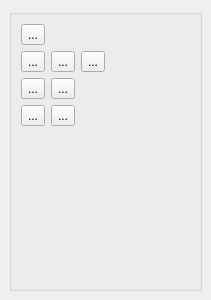
  <widget class="QDockWidget" name="toolWidget">
   <property name="sizePolicy">
    <sizepolicy hsizetype="Expanding" vsizetype="Minimum">
     <horstretch>0</horstretch>
     <verstretch>0</verstretch>
    </sizepolicy>
   </property>
   <property name="minimumSize">
    <size>
     <width>211</width>
     <height>300</height>
    </size>
   </property>
   <property name="autoFillBackground">
    <bool>false</bool>
   </property>
   <property name="styleSheet">
    <string notr="true">border-bottom-color: rgb(164, 0, 0);</string>
   </property>
   <property name="floating">
    <bool>false</bool>
   </property>
   <property name="features">
    <set>QDockWidget::DockWidgetFloatable|QDockWidget::DockWidgetMovable</set>
   </property>
   <property name="windowTitle">
    <string>Outils de dessin</string>
   </property>
   <attribute name="dockWidgetArea">
    <number>1</number>
   </attribute>
   <widget class="QWidget" name="dockWidgetContents_2">
    <layout class="QGridLayout" name="gridLayout_4">
     <item row="0" column="0">
      <widget class="QGroupBox" name="groupBox">
       <property name="sizePolicy">
        <sizepolicy hsizetype="Expanding" vsizetype="Expanding">
         <horstretch>0</horstretch>
         <verstretch>0</verstretch>
        </sizepolicy>
       </property>
       <property name="title">
        <string/>
       </property>
       <property name="alignment">
        <set>Qt::AlignJustify|Qt::AlignVCenter</set>
       </property>
       <property name="flat">
        <bool>false</bool>
       </property>
       <layout class="QGridLayout" name="gridLayout_3">
        <item row="0" column="0">
         <layout class="QVBoxLayout" name="verticalLayout_2">
          <item>
           <layout class="QHBoxLayout" name="horizontalLayout_4">
            <item>
             <widget class="QToolButton" name="lineButton">
              <property name="focusPolicy">
               <enum>Qt::TabFocus</enum>
              </property>
              <property name="text">
               <string>...</string>
              </property>
              <property name="icon">
               <iconset resource="ressources.qrc">
                <normaloff>:/Icons/ressources/draw_line.png</normaloff>:/Icons/ressources/draw_line.png</iconset>
              </property>
              <property name="iconSize">
               <size>
                <width>32</width>
                <height>32</height>
               </size>
              </property>
              <property name="checkable">
               <bool>true</bool>
              </property>
              <property name="autoExclusive">
               <bool>true</bool>
              </property>
             </widget>
            </item>
            <item>
             <spacer name="horizontalSpacer">
              <property name="orientation">
               <enum>Qt::Horizontal</enum>
              </property>
              <property name="sizeHint" stdset="0">
               <size>
                <width>40</width>
                <height>20</height>
               </size>
              </property>
             </spacer>
            </item>
           </layout>
          </item>
          <item>
           <layout class="QHBoxLayout" name="horizontalLayout_3">
            <item>
             <widget class="QToolButton" name="squareButton">
              <property name="text">
               <string>...</string>
              </property>
              <property name="icon">
               <iconset resource="ressources.qrc">
                <normaloff>:/Icons/ressources/Square.png</normaloff>:/Icons/ressources/Square.png</iconset>
              </property>
              <property name="iconSize">
               <size>
                <width>32</width>
                <height>32</height>
               </size>
              </property>
              <property name="checkable">
               <bool>true</bool>
              </property>
              <property name="autoExclusive">
               <bool>true</bool>
              </property>
              <property name="popupMode">
               <enum>QToolButton::DelayedPopup</enum>
              </property>
              <property name="toolButtonStyle">
               <enum>Qt::ToolButtonIconOnly</enum>
              </property>
              <property name="autoRaise">
               <bool>false</bool>
              </property>
              <property name="arrowType">
               <enum>Qt::NoArrow</enum>
              </property>
             </widget>
            </item>
            <item>
             <widget class="QToolButton" name="circleButton">
              <property name="text">
               <string>...</string>
              </property>
              <property name="icon">
               <iconset resource="ressources.qrc">
                <normaloff>:/Icons/ressources/Circle.png</normaloff>:/Icons/ressources/Circle.png</iconset>
              </property>
              <property name="iconSize">
               <size>
                <width>32</width>
                <height>32</height>
               </size>
              </property>
              <property name="checkable">
               <bool>true</bool>
              </property>
              <property name="autoExclusive">
               <bool>true</bool>
              </property>
              <property name="popupMode">
               <enum>QToolButton::DelayedPopup</enum>
              </property>
              <property name="toolButtonStyle">
               <enum>Qt::ToolButtonIconOnly</enum>
              </property>
              <property name="autoRaise">
               <bool>false</bool>
              </property>
              <property name="arrowType">
               <enum>Qt::NoArrow</enum>
              </property>
             </widget>
            </item>
            <item>
             <widget class="QToolButton" name="triangleButton">
              <property name="text">
               <string>...</string>
              </property>
              <property name="icon">
               <iconset resource="ressources.qrc">
                <normaloff>:/Icons/ressources/Triangle.png</normaloff>:/Icons/ressources/Triangle.png</iconset>
              </property>
              <property name="iconSize">
               <size>
                <width>32</width>
                <height>32</height>
               </size>
              </property>
              <property name="checkable">
               <bool>true</bool>
              </property>
              <property name="autoExclusive">
               <bool>true</bool>
              </property>
              <property name="popupMode">
               <enum>QToolButton::DelayedPopup</enum>
              </property>
              <property name="toolButtonStyle">
               <enum>Qt::ToolButtonIconOnly</enum>
              </property>
              <property name="autoRaise">
               <bool>false</bool>
              </property>
              <property name="arrowType">
               <enum>Qt::NoArrow</enum>
              </property>
             </widget>
            </item>
            <item>
             <spacer name="horizontalSpacer_2">
              <property name="orientation">
               <enum>Qt::Horizontal</enum>
              </property>
              <property name="sizeHint" stdset="0">
               <size>
                <width>40</width>
                <height>20</height>
               </size>
              </property>
             </spacer>
            </item>
           </layout>
          </item>
          <item>
           <layout class="QHBoxLayout" name="horizontalLayout_2">
            <item>
             <widget class="QToolButton" name="textButton">
              <property name="text">
               <string>...</string>
              </property>
              <property name="icon">
               <iconset resource="ressources.qrc">
                <normaloff>:/Icons/ressources/Text2.png</normaloff>:/Icons/ressources/Text2.png</iconset>
              </property>
              <property name="iconSize">
               <size>
                <width>32</width>
                <height>32</height>
               </size>
              </property>
              <property name="checkable">
               <bool>true</bool>
              </property>
              <property name="autoExclusive">
               <bool>true</bool>
              </property>
             </widget>
            </item>
            <item>
             <widget class="QToolButton" name="pictureButton">
              <property name="text">
               <string>...</string>
              </property>
              <property name="icon">
               <iconset resource="ressources.qrc">
                <normaloff>:/Icons/ressources/picture.png</normaloff>:/Icons/ressources/picture.png</iconset>
              </property>
              <property name="iconSize">
               <size>
                <width>32</width>
                <height>32</height>
               </size>
              </property>
              <property name="checkable">
               <bool>true</bool>
              </property>
              <property name="autoExclusive">
               <bool>true</bool>
              </property>
             </widget>
            </item>
            <item>
             <spacer name="horizontalSpacer_3">
              <property name="orientation">
               <enum>Qt::Horizontal</enum>
              </property>
              <property name="sizeHint" stdset="0">
               <size>
                <width>40</width>
                <height>20</height>
               </size>
              </property>
             </spacer>
            </item>
           </layout>
          </item>
          <item>
           <layout class="QHBoxLayout" name="horizontalLayout">
            <item>
             <widget class="QToolButton" name="moveButton">
              <property name="text">
               <string>...</string>
              </property>
              <property name="icon">
               <iconset resource="ressources.qrc">
                <normaloff>:/Icons/ressources/move.png</normaloff>:/Icons/ressources/move.png</iconset>
              </property>
              <property name="iconSize">
               <size>
                <width>32</width>
                <height>32</height>
               </size>
              </property>
              <property name="checkable">
               <bool>true</bool>
              </property>
              <property name="autoExclusive">
               <bool>true</bool>
              </property>
             </widget>
            </item>
            <item>
             <widget class="QToolButton" name="rotateButton">
              <property name="text">
               <string>...</string>
              </property>
              <property name="icon">
               <iconset resource="ressources.qrc">
                <normaloff>:/Icons/ressources/transform_rotate.png</normaloff>:/Icons/ressources/transform_rotate.png</iconset>
              </property>
              <property name="iconSize">
               <size>
                <width>32</width>
                <height>32</height>
               </size>
              </property>
              <property name="checkable">
               <bool>true</bool>
              </property>
              <property name="autoExclusive">
               <bool>true</bool>
              </property>
             </widget>
            </item>
            <item>
             <spacer name="horizontalSpacer_4">
              <property name="orientation">
               <enum>Qt::Horizontal</enum>
              </property>
              <property name="sizeHint" stdset="0">
               <size>
                <width>40</width>
                <height>20</height>
               </size>
              </property>
             </spacer>
            </item>
           </layout>
          </item>
         </layout>
        </item>
        <item row="1" column="0">
         <spacer name="verticalSpacer">
          <property name="orientation">
           <enum>Qt::Vertical</enum>
          </property>
          <property name="sizeHint" stdset="0">
           <size>
            <width>20</width>
            <height>40</height>
           </size>
          </property>
         </spacer>
        </item>
       </layout>
      </widget>
     </item>
    </layout>
   </widget>
  </widget>
